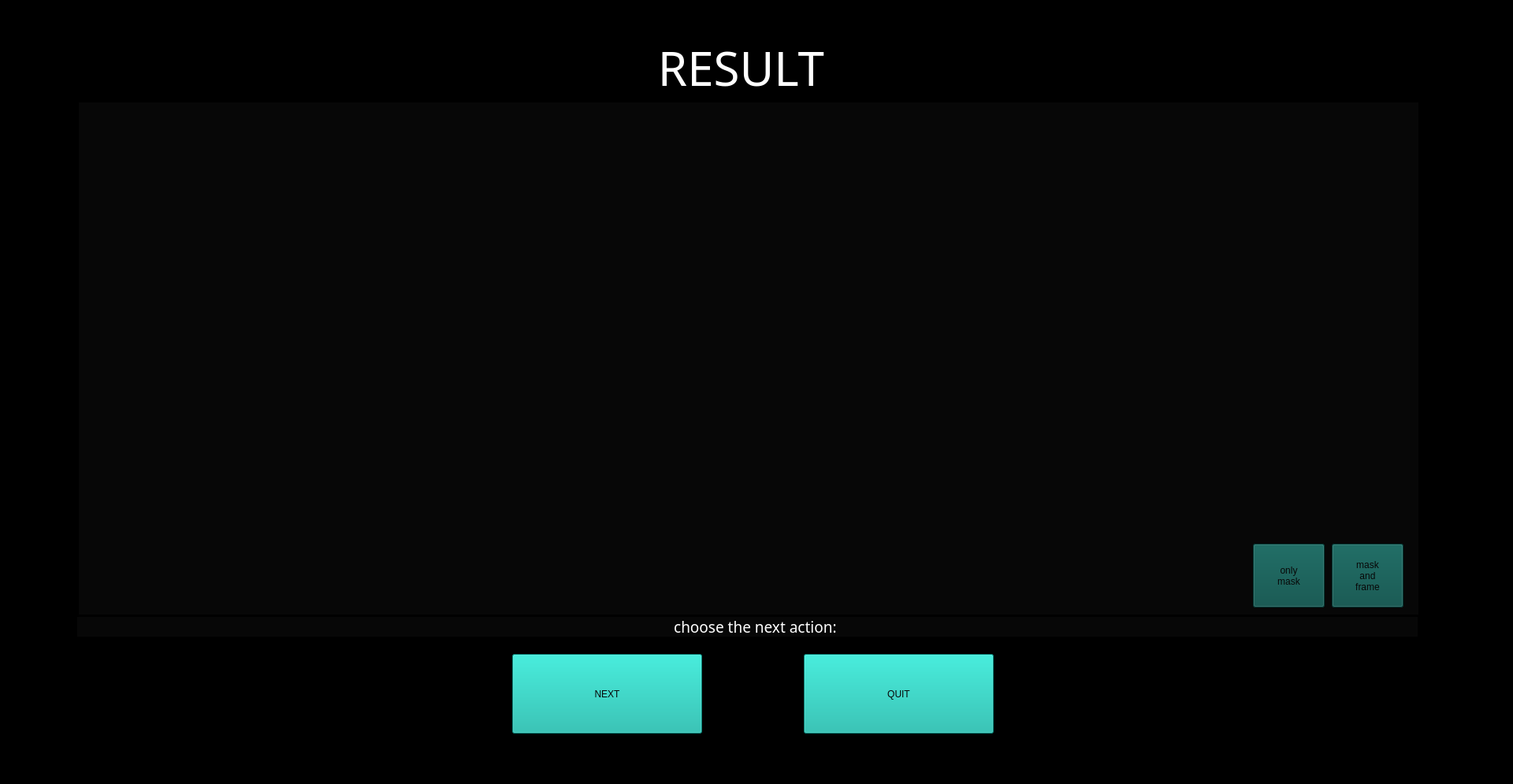
<?xml version="1.0" encoding="UTF-8"?>
<ui version="4.0">
 <class>MainWindow</class>
 <widget class="QMainWindow" name="MainWindow">
  <property name="geometry">
   <rect>
    <x>0</x>
    <y>0</y>
    <width>1920</width>
    <height>995</height>
   </rect>
  </property>
  <property name="minimumSize">
   <size>
    <width>1920</width>
    <height>995</height>
   </size>
  </property>
  <property name="maximumSize">
   <size>
    <width>1920</width>
    <height>995</height>
   </size>
  </property>
  <property name="font">
   <font>
    <pointsize>14</pointsize>
   </font>
  </property>
  <property name="windowTitle">
   <string>MainWindow</string>
  </property>
  <property name="styleSheet">
   <string notr="true">background-color: rgb(0, 0, 0);
color: rgb(255, 255, 255);</string>
  </property>
  <widget class="QWidget" name="centralwidget">
   <property name="maximumSize">
    <size>
     <width>16777215</width>
     <height>977</height>
    </size>
   </property>
   <widget class="QLabel" name="label">
    <property name="geometry">
     <rect>
      <x>100</x>
      <y>130</y>
      <width>1700</width>
      <height>650</height>
     </rect>
    </property>
    <property name="sizePolicy">
     <sizepolicy hsizetype="Expanding" vsizetype="Expanding">
      <horstretch>0</horstretch>
      <verstretch>0</verstretch>
     </sizepolicy>
    </property>
    <property name="minimumSize">
     <size>
      <width>1700</width>
      <height>650</height>
     </size>
    </property>
    <property name="maximumSize">
     <size>
      <width>1700</width>
      <height>650</height>
     </size>
    </property>
    <property name="baseSize">
     <size>
      <width>1898</width>
      <height>700</height>
     </size>
    </property>
    <property name="font">
     <font>
      <family>Tw Cen MT</family>
      <pointsize>14</pointsize>
      <weight>9</weight>
      <italic>false</italic>
      <bold>false</bold>
     </font>
    </property>
    <property name="layoutDirection">
     <enum>Qt::LeftToRight</enum>
    </property>
    <property name="styleSheet">
     <string notr="true">background-color: rgb(7, 7, 7);
font: 75 14pt &quot;Tw Cen MT&quot;;</string>
    </property>
    <property name="text">
     <string/>
    </property>
    <property name="alignment">
     <set>Qt::AlignCenter</set>
    </property>
    <property name="margin">
     <number>1</number>
    </property>
   </widget>
   <widget class="QLabel" name="label_3">
    <property name="geometry">
     <rect>
      <x>98</x>
      <y>783</y>
      <width>1701</width>
      <height>25</height>
     </rect>
    </property>
    <property name="sizePolicy">
     <sizepolicy hsizetype="Expanding" vsizetype="Fixed">
      <horstretch>0</horstretch>
      <verstretch>0</verstretch>
     </sizepolicy>
    </property>
    <property name="maximumSize">
     <size>
      <width>16777215</width>
      <height>25</height>
     </size>
    </property>
    <property name="baseSize">
     <size>
      <width>10</width>
      <height>10</height>
     </size>
    </property>
    <property name="font">
     <font>
      <family>Tw Cen MT</family>
      <pointsize>14</pointsize>
      <weight>9</weight>
      <italic>false</italic>
      <bold>false</bold>
     </font>
    </property>
    <property name="styleSheet">
     <string notr="true">background-color: rgb(7, 7, 7);
border-color: rgb(0, 0, 0);
font: 75 14pt &quot;Tw Cen MT&quot;;</string>
    </property>
    <property name="text">
     <string>    choose the next action:</string>
    </property>
    <property name="alignment">
     <set>Qt::AlignCenter</set>
    </property>
    <property name="margin">
     <number>1</number>
    </property>
   </widget>
   <widget class="QPushButton" name="nextButton">
    <property name="geometry">
     <rect>
      <x>650</x>
      <y>830</y>
      <width>241</width>
      <height>101</height>
     </rect>
    </property>
    <property name="styleSheet">
     <string notr="true">background-color: rgb(13, 183, 168);
font:  26pt &quot;Tw Cen MT&quot;;
color: rgb(7, 7, 7);</string>
    </property>
    <property name="text">
     <string>NEXT</string>
    </property>
   </widget>
   <widget class="QPushButton" name="quitButton">
    <property name="geometry">
     <rect>
      <x>1020</x>
      <y>830</y>
      <width>241</width>
      <height>101</height>
     </rect>
    </property>
    <property name="styleSheet">
     <string notr="true">background-color: rgb(13, 183, 168);
font: 26pt &quot;Tw Cen MT&quot;;
color: rgb(7, 7, 7);</string>
    </property>
    <property name="text">
     <string>QUIT</string>
    </property>
   </widget>
   <widget class="QLabel" name="label_6">
    <property name="geometry">
     <rect>
      <x>790</x>
      <y>40</y>
      <width>301</width>
      <height>90</height>
     </rect>
    </property>
    <property name="sizePolicy">
     <sizepolicy hsizetype="Expanding" vsizetype="Expanding">
      <horstretch>0</horstretch>
      <verstretch>0</verstretch>
     </sizepolicy>
    </property>
    <property name="minimumSize">
     <size>
      <width>0</width>
      <height>90</height>
     </size>
    </property>
    <property name="maximumSize">
     <size>
      <width>16777215</width>
      <height>90</height>
     </size>
    </property>
    <property name="font">
     <font>
      <family>Modern No. 20</family>
      <pointsize>45</pointsize>
      <weight>50</weight>
      <italic>false</italic>
      <bold>false</bold>
     </font>
    </property>
    <property name="styleSheet">
     <string notr="true">font: 85 35pt &quot;Tw Cen MT&quot;;
font: 45pt &quot;Modern No. 20&quot;;

background-color: qradialgradient(spread:pad, cx:0.5, cy:0.5, radius:0.5, fx:0.5, fy:0.5, stop:0 rgba(255, 255, 255, 0), stop:0.1 rgba(255, 255, 255, 0), stop:0.2 rgba(255, 176, 176, 0), stop:0.3 rgba(255, 151, 151, 0), stop:0.4 rgba(255, 125, 125, 0), stop:0.5 rgba(255, 76, 76, 0), stop:0.52 rgba(255, 76, 76, 0), stop:0.6 rgba(255, 180, 180, 0), stop:1 rgba(255, 255, 255, 0));
</string>
    </property>
    <property name="text">
     <string>RESULT</string>
    </property>
    <property name="alignment">
     <set>Qt::AlignCenter</set>
    </property>
   </widget>
   <widget class="QLabel" name="label_4">
    <property name="geometry">
     <rect>
      <x>0</x>
      <y>25</y>
      <width>1931</width>
      <height>941</height>
     </rect>
    </property>
    <property name="text">
     <string/>
    </property>
   </widget>
   <widget class="QPushButton" name="withoutFrame">
    <property name="geometry">
     <rect>
      <x>1590</x>
      <y>690</y>
      <width>91</width>
      <height>81</height>
     </rect>
    </property>
    <property name="styleSheet">
     <string notr="true">background-color: rgb(5, 77, 70);
font: 14pt &quot;Tw Cen MT&quot;;
color: rgb(7, 7, 7);</string>
    </property>
    <property name="text">
     <string>only
mask</string>
    </property>
   </widget>
   <widget class="QPushButton" name="withFrame">
    <property name="geometry">
     <rect>
      <x>1690</x>
      <y>690</y>
      <width>91</width>
      <height>81</height>
     </rect>
    </property>
    <property name="styleSheet">
     <string notr="true">background-color: rgb(5, 77, 70);
font: 14pt &quot;Tw Cen MT&quot;;
color: rgb(7, 7, 7);</string>
    </property>
    <property name="text">
     <string>mask
and
frame</string>
    </property>
   </widget>
   <zorder>label_4</zorder>
   <zorder>label</zorder>
   <zorder>label_3</zorder>
   <zorder>nextButton</zorder>
   <zorder>quitButton</zorder>
   <zorder>label_6</zorder>
   <zorder>withoutFrame</zorder>
   <zorder>withFrame</zorder>
  </widget>
  <widget class="QStatusBar" name="statusbar"/>
 </widget>
 <resources>
  <include location="backgr.qrc"/>
 </resources>
 <connections/>
</ui>
